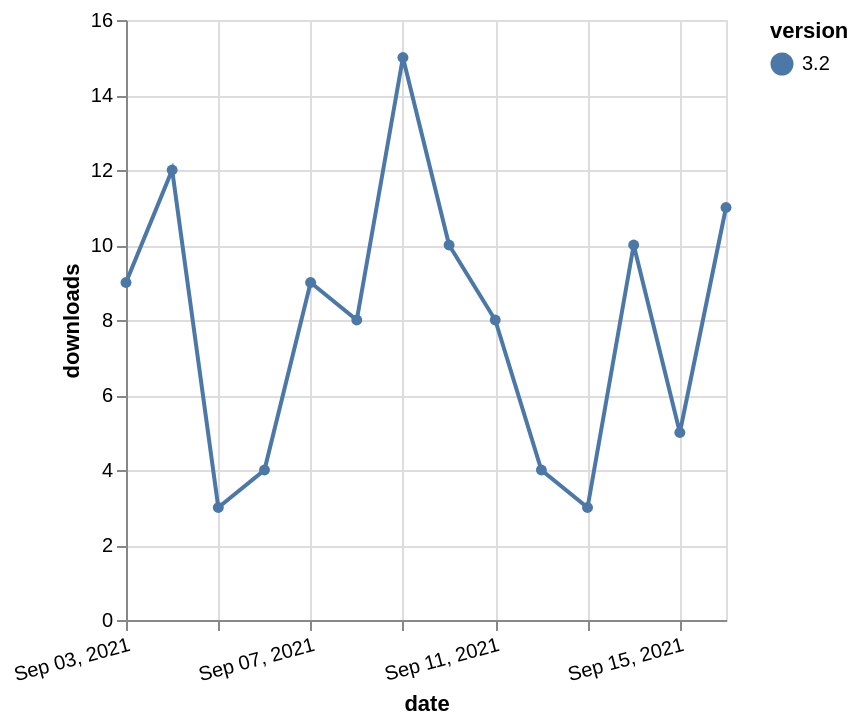

Write the Vega-Lite specification saved for this chart.
### Vega-Lite specification from a JSON file in a GitHub repository (floating-point values rounded to 4 significant figures)
{"$schema": "https://vega.github.io/schema/vega-lite/v5.json", "description": "A simple bar chart with embedded data.", "data": {"values": [{"date": "2021-09-03", "total": 104272, "delta": 9, "version": "3.2"}, {"date": "2021-09-04", "total": 104284, "delta": 12, "version": "3.2"}, {"date": "2021-09-05", "total": 104287, "delta": 3, "version": "3.2"}, {"date": "2021-09-06", "total": 104291, "delta": 4, "version": "3.2"}, {"date": "2021-09-07", "total": 104300, "delta": 9, "version": "3.2"}, {"date": "2021-09-08", "total": 104308, "delta": 8, "version": "3.2"}, {"date": "2021-09-09", "total": 104323, "delta": 15, "version": "3.2"}, {"date": "2021-09-10", "total": 104333, "delta": 10, "version": "3.2"}, {"date": "2021-09-11", "total": 104341, "delta": 8, "version": "3.2"}, {"date": "2021-09-12", "total": 104345, "delta": 4, "version": "3.2"}, {"date": "2021-09-13", "total": 104348, "delta": 3, "version": "3.2"}, {"date": "2021-09-14", "total": 104358, "delta": 10, "version": "3.2"}, {"date": "2021-09-15", "total": 104363, "delta": 5, "version": "3.2"}, {"date": "2021-09-16", "total": 104374, "delta": 11, "version": "3.2"}]}, "width": "container", "mark": {"type": "line", "point": {"filled": true}}, "encoding": {"x": {"field": "date", "type": "temporal", "timeUnit": "yearmonthdate", "title": "date", "axis": {"labelAngle": -15}}, "y": {"field": "delta", "type": "quantitative", "title": "downloads"}, "color": {"field": "version", "type": "nominal"}, "tooltip": {"field": "delta"}}}
